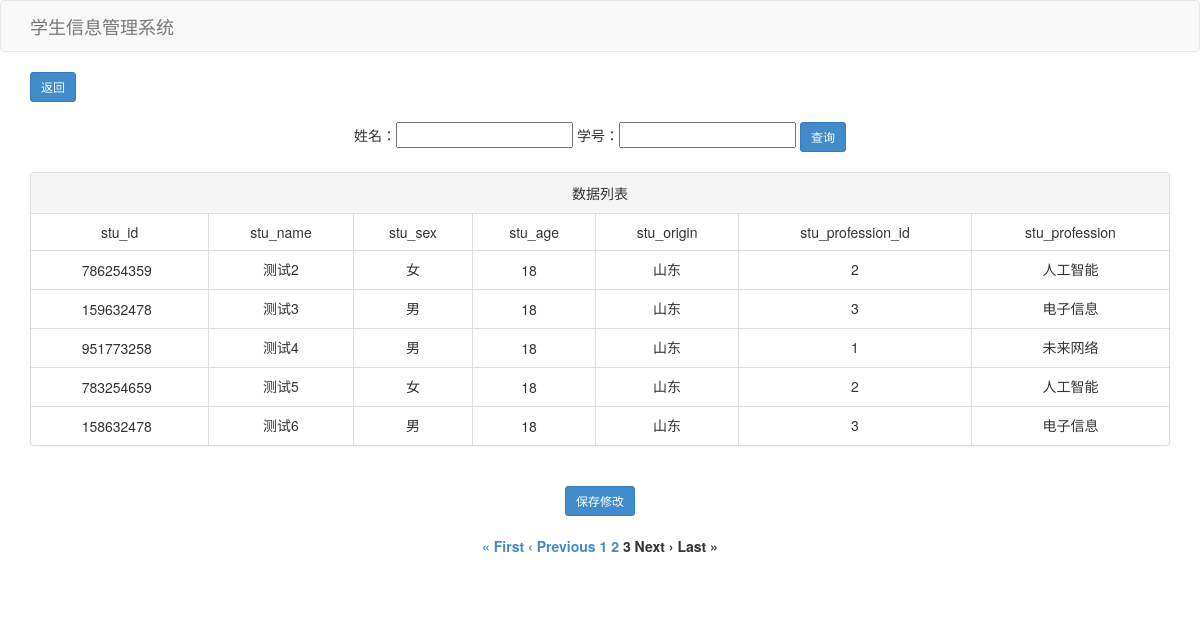
The page /update_age?page=3&per_page=5&stu_name=&stu_id= (signed in) on the database its author committed.
### tables this page shows
CREATE TABLE student_info(
        stu_id INT PRIMARY KEY     NOT NULL,
        stu_name       VARCHAR(50) NOT NULL,
        stu_sex        CHAR(2)     NOT NULL,
        stu_age        INT         NOT NULL,
        stu_origin     VARCHAR(50) NOT NULL,
        stu_profession_id int NOT NULL
        );

CREATE TABLE stu_profession(
        stu_profession_id INTEGER PRIMARY KEY,
        stu_profession    VARCHAR(50) NOT NULL
        );

### app.py (the view)
@app.route('/update_age', methods=['GET', 'POST'])
def update_age():
    msg = request.args.get('msg', '')
    if not check_login():
        return redirect(url_for('login'))
    page = int(request.args.get('page', 1))  # 默认显示第一页
    per_page = int(request.args.get('per_page', 5))  # 默认每页显示10条数据
    sql = "select s.*, p.stu_profession" \
          " from student_info s inner join stu_profession p on s.stu_profession_id = p.stu_profession_id"
    str_where = []
    stu_name = ''
    stu_id = ''
    if 'stu_name' in request.args:
        stu_name = request.args['stu_name']
        if stu_name != '':
            str_where.append(f" stu_name like '%{stu_name}%'")  # % 匹配任意多个字符 _ 匹配任意一个字符
    if 'stu_id' in request.args:
        stu_id = request.args['stu_id']
        if stu_id != '':
            str_where.append(f" stu_id = '{stu_id}'")
    if len(str_where) > 0:
        sql = sql + ' where' + ' and'.join(str_where)
    mid_res, _ = get_sql2(sql)
    num_row = len(mid_res)  # 符合条件的记录数量
    start_index = (page - 1) * per_page
    sql += f' limit {start_index}, {per_page}'
    result, fields = get_sql2(sql)
    total_pages = math.ceil(num_row / per_page)  # 使用 math.ceil 向上取整
    if num_row > 0 and msg == '' and (stu_name != "" or stu_id != ""):
        msg = "更新成功"
        flash("更新成功.", "success")
    elif str_where != '' and num_row == 0:
        msg = "查无此人"
        flash('查无此人')
    if 'stu_name' in request.args and 'stu_id' in request.args:
        if not request.args['stu_name'] and not request.args['stu_id']:
            msg = "学号和姓名不能为空！"
    return render_template('update_age.html', datas=result, fields=fields, page=page, per_page=per_page, total_pages=total_pages, msg=msg, stu_id=stu_id, stu_name=stu_name)

### app.py (called while the page is built)
def check_login():
    return False if 'username' not in session else True

### db_sqlite3.py (called while the page is built)
def open_db():
    database = 'db/students.db'
    conn = sqlite3.connect(database)
    return conn

def get_sql(conn, sql):
    print(sql)
    cur = conn.cursor()
    cur.execute(sql)
    fields = []  # 保存字段信息
    for field in cur.description:
        fields.append(field[0])
    result = cur.fetchall()  # 保存查询结果
    cur.close()
    return result, fields

def get_sql2(sql):
    conn = open_db()
    result, fields = get_sql(conn, sql)
    close_db(conn)
    return result, fields

### templates/update_age.html (shortened to what this page needs)
<!DOCTYPE html>
<html lang="en">
<head>
    <link href="/static/bootstrap/3.2.0/css/bootstrap.min.css" rel="stylesheet">
</head>
<body>
    <nav class="navbar navbar-default">
        <div class="container">
            <div class="navbar-header">
                <a class="navbar-brand" href="#"> 学生信息管理系统 </a>
            </div>
        </div>
    </nav>
    <div class="container">
        <form action="/goback">
            <button type="submit" class="btn btn-primary btn-sm">返回</button>
        </form>
        <br>
        <div class="row text-center">
            <form method="get">
                姓名：<input type="text" name="stu_name" value="{{ stu_name }}">
                学号：<input type="text" name="stu_id" value="{{ stu_id }}">
                <input type="submit" value="查询" class="btn btn-primary btn-sm">
            </form>
        </div>
        <br>
        <form action="/save_edited_data" method="post">
            <div class="panel panel-default">
                <div class="panel-heading">
                    <div class="row text-center">数据列表</div>
                </div>
                <table class="table table-bordered">
                    <tr>
                        {% for a in fields %}
                        <td class="text-center">{{ a }}</td>
                        {% endfor %}
                    </tr>
                    {% for item in datas %}
                    <tr>
                        {% for a in item %}
                        <td class="text-center">
                            {% if loop.index == 4 %}
                            <input type="text" name="stu_age[]" class="special-input2" value="{{ a }}">
                            {% elif loop.index == 1 %}
                            <input type="text" name="stu_id[]" value="{{ a }}" class="special-input" readonly>
                            {% else %}
                            {{ a }}
                            {% endif %}
                        </td>
                        {% endfor %}
                    </tr>
                    {% endfor %}
                </table>
            </div>
            <br>
            <div style="text-align: center;">
                <button type="submit" class="btn btn-primary btn-sm">保存修改</button>
            </div>
        </form>
        <div class="row text-center">
            <div class="pagination">
                {% if page > 1 %}
                <label>
                    <a href="{{ url_for('update_age', page=1, per_page=per_page, stu_name=stu_name, stu_id=stu_id) }}">&laquo;
                        First</a>
                </label>
                <label>
                    <a
                        href="{{ url_for('update_age', page=page-1, per_page=per_page, stu_name=stu_name, stu_id=stu_id) }}">&lsaquo;
                        Previous</a>
                </label>
                {% else %}
                <label>&laquo; First</label>
                <label>&lsaquo; Previous</label>
                {% endif %}
                {% for p in range(1, total_pages + 1) %}
                {% if page == p %}
                <label><span class="current-page">{{ p }}</span></label>
                {% else %}
                <label><a
                        href="{{ url_for('update_age', page=p, per_page=per_page, stu_name=stu_name, stu_id=stu_id) }}">{{
                        p }}</a></label>
                {% endif %}
                {% endfor %}
                {% if page < total_pages %} <label>
                    <a
                        href="{{ url_for('update_age', page=page + 1, per_page=per_page, stu_name=stu_name, stu_id=stu_id) }}">Next
                        &rsaquo;</a>
                    </label>
                    <label><a
                            href="{{ url_for('update_age', page=total_pages, per_page=per_page, stu_name=stu_name, stu_id=stu_id) }}">Last
                            &raquo;</a></label>
                    {% else %}
                    <label>Next &rsaquo;</label>
                    <label>Last &raquo;</label>
                    {% endif %}
            </div>
        </div>
    </div>
    <div class="alert alert-custom text-center">
    </div>
</body>
</html>

### templates/update_age.html (style rules this page uses)
.alert-custom { background-color: #ffffff; color: #000000; }
.special-input { border: none; cursor: not-allowed; pointer-events: none; width: 80px; }
.special-input2 { border: none; width: 30px; }

### rows shown on the page
student_info: stu_id "786254359", stu_name "测试2", item "女" "2", item "18", stu_origin "山东"
stu_profession: stu_profession "人工智能"
student_info: stu_id "159632478", stu_name "测试3", item "男" "3", item "18", stu_origin "山东"
stu_profession: stu_profession "电子信息"
student_info: stu_id "951773258", stu_name "测试4", item "男" "1", item "18", stu_origin "山东"
stu_profession: stu_profession "未来网络"
student_info: stu_id "783254659", stu_name "测试5", item "女" "2", item "18", stu_origin "山东"
student_info: stu_id "158632478", stu_name "测试6", item "男" "3", item "18", stu_origin "山东"

### other values the page prints
{{ a }} "stu_id" "stu_name" "stu_sex" "stu_age" "stu_origin" "stu_profession_id" "stu_profession"
{{ p }} "1" "2"
{{ p }} "3"
